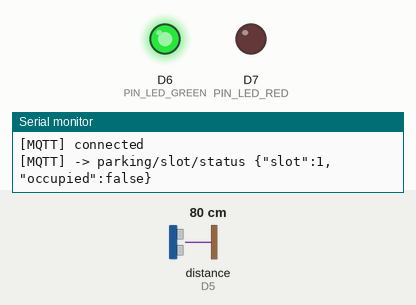
The sketch below on a simulated Arduino Uno R4 WiFi. Parts: output pins drawn as LEDs (lit = HIGH), the last lines printed to the serial monitor. Wiring (inferred from the names in the program): ultrasonic range finder: trigger D4; echo D5. The inputs (shaded band) are chosen by the test bench; at power-on: distance to the obstacle (sensor on D5) 80 cm. The echo pulse lasts 58.3 µs per cm; WiFi joins after 1.5 s; servers stay silent unless stated; no MQTT or app messages arrive unless stated; pins used as bus, display or sensor lines are not drawn.

Above: at 2.7 s.
2.8 s: distance to the obstacle (sensor on D5) set to 12 cm
5.0 s: distance to the obstacle (sensor on D5) set to 9 cm
At 6.4 s:
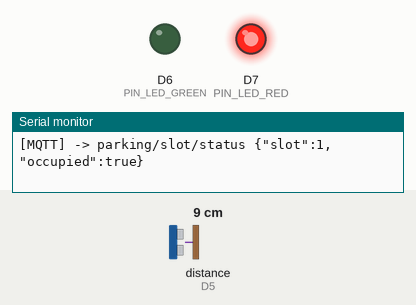
9.0 s: distance to the obstacle (sensor on D5) set to 18 cm
At 11.2 s:
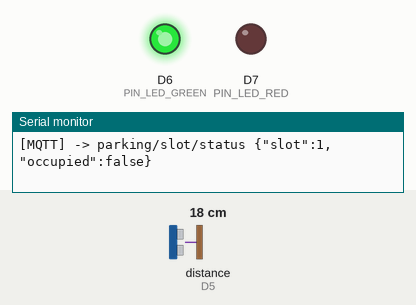
11.5 s: distance to the obstacle (sensor on D5) set to 2 cm
At 13.8 s:
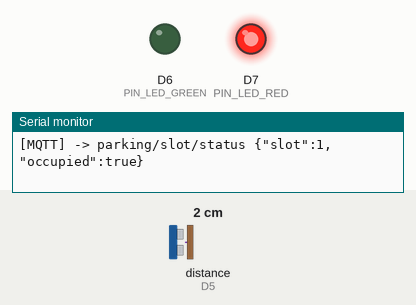
Timing chart, 0 to 15.0 s (numbered marks = the images above; inputs shaded):
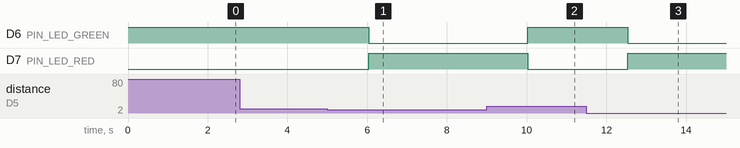

The sketch:

smart_parking_slot.ino
```cpp
/*
 * =====================================================
 *  Smart Parking - SLOT board (Arduino UNO R4 WiFi)
 * =====================================================
 *  One board per parking slot. Ultrasonic + LED green/red.
 *  Pins: TRIG D4, ECHO D5, LED green D6, LED red D7 (220 ohm each)
 *
 *  ก่อน Upload ให้แก้ SLOT_ID (1, 2, 3 ...) ให้ตรงกับ slot_id ใน MySQL
 *  CLIENT_ID ถูกสร้างจาก SLOT_ID อัตโนมัติ ไม่ซ้ำกันระหว่างบอร์ด
 *
 *  Library: PubSubClient, ArduinoJson v7
 *  Board: "Arduino UNO R4 WiFi"
 */

#include <WiFiS3.h>
#include <PubSubClient.h>
#include <ArduinoJson.h>

// ================== ตั้งค่า ==================
const int   SLOT_ID     = 1;                // <-- แก้ต่อบอร์ด
const char* WIFI_SSID   = "pxnd";
const char* WIFI_PASS   = "12345678";
const char* MQTT_HOST   = "mqtt-dashboard.com";   // IP เครื่องที่รัน Mosquitto
const int   MQTT_PORT   = 1883;
const char* MQTT_USER   = "";               // เว้นว่างถ้าไม่ใช้
const char* MQTT_PASS   = "";

const char* T_SLOT_STATUS = "parking/slot/status";
const char* T_LED_SET     = "parking/led/set";

const int TRIG      = 4;
const int ECHO      = 5;
const int PIN_LED_GREEN = 6;
const int PIN_LED_RED   = 7;
const int SLOT_DETECT_CM = 10;

const unsigned long DEBOUNCE_MS = 1000;  // ค่าต้องนิ่งนานเท่านี้ถึงจะนับว่าเปลี่ยน

// =============================================
WiFiClient netClient;
PubSubClient mqtt(netClient);
char clientId[16];

bool occupied = false;
bool rawLast = false;
unsigned long rawSince = 0;

long readDistanceCm() {
  digitalWrite(TRIG, LOW);
  delayMicroseconds(2);
  digitalWrite(TRIG, HIGH);
  delayMicroseconds(10);
  digitalWrite(TRIG, LOW);
  long dur = pulseIn(ECHO, HIGH, 25000);   // timeout ~4 m
  if (dur == 0) return 999;
  return dur * 0.0343 / 2;
}

void setLed(const char* color) {
  digitalWrite(PIN_LED_GREEN, strcmp(color, "green") == 0);
  digitalWrite(PIN_LED_RED,   strcmp(color, "red")   == 0);
}

void publishSlot() {
  JsonDocument doc;
  doc["slot"] = SLOT_ID;
  doc["occupied"] = occupied;
  char buf[64];
  serializeJson(doc, buf);
  mqtt.publish(T_SLOT_STATUS, buf);
  Serial.print("[MQTT] -> "); Serial.print(T_SLOT_STATUS); Serial.print(" "); Serial.println(buf);
}

void onMessage(char* topic, byte* payload, unsigned int len) {
  JsonDocument doc;
  if (deserializeJson(doc, payload, len)) {
    Serial.println("[MQTT] JSON ผิดรูปแบบ");
    return;
  }
  // topic เดียวกันถูกส่งถึงทุกบอร์ด ทำเฉพาะของช่องตัวเอง
  if (strcmp(topic, T_LED_SET) == 0 && (doc["slot"] | 0) == SLOT_ID) {
    setLed(doc["color"] | "off");
  }
}

void connectWiFi() {
  if (WiFi.status() == WL_CONNECTED) return;
  WiFi.begin(WIFI_SSID, WIFI_PASS);
  while (WiFi.status() != WL_CONNECTED) {
    delay(500);
    Serial.print(".");
  }
  Serial.print("\n[WiFi] IP: "); Serial.println(WiFi.localIP());
}

void connectMQTT() {
  while (!mqtt.connected()) {
    bool ok = strlen(MQTT_USER)
                ? mqtt.connect(clientId, MQTT_USER, MQTT_PASS)
                : mqtt.connect(clientId);
    if (ok) {
      mqtt.subscribe(T_LED_SET, 1);
      Serial.println("[MQTT] connected");
      publishSlot();   // ให้ server sync สถานะ
    } else {
      Serial.print("[MQTT] fail rc="); Serial.println(mqtt.state());
      delay(2000);
    }
  }
}

void checkSlot() {
  bool raw = readDistanceCm() < SLOT_DETECT_CM;
  if (raw != rawLast) { rawLast = raw; rawSince = millis(); }
  if (millis() - rawSince >= DEBOUNCE_MS && raw != occupied) {
    occupied = raw;
    setLed(raw ? "red" : "green");   // ตอบสนองทันที server จะยืนยันซ้ำ
    publishSlot();
  }
}

void setup() {
  Serial.begin(115200);
  snprintf(clientId, sizeof(clientId), "parking-slot%d", SLOT_ID);

  pinMode(TRIG, OUTPUT);
  pinMode(ECHO, INPUT);
  pinMode(PIN_LED_GREEN, OUTPUT);
  pinMode(PIN_LED_RED, OUTPUT);
  setLed("green");

  connectWiFi();
  mqtt.setServer(MQTT_HOST, MQTT_PORT);
  mqtt.setCallback(onMessage);
  mqtt.setBufferSize(512);
  connectMQTT();
}

void loop() {
  if (WiFi.status() != WL_CONNECTED) connectWiFi();
  if (!mqtt.connected()) connectMQTT();
  mqtt.loop();

  checkSlot();
  delay(30);
}
```

Measured:
- the behaviour switches between 11 and 10 cm on distance to the obstacle (sensor on D5) (found by bisection; images 0 and 1)
- after the input at 2.8 s, every drawn part: stays the same
- after the input at 5.0 s, D6 (PIN_LED_GREEN): HIGH → LOW after 1.0 s; D7 (PIN_LED_RED): LOW → HIGH after 1.0 s
- after the input at 9.0 s, D6 (PIN_LED_GREEN): LOW → HIGH after 1.0 s; D7 (PIN_LED_RED): HIGH → LOW after 1.0 s
- after the input at 11.5 s, D6 (PIN_LED_GREEN): HIGH → LOW after 1.0 s; D7 (PIN_LED_RED): LOW → HIGH after 1.0 s
